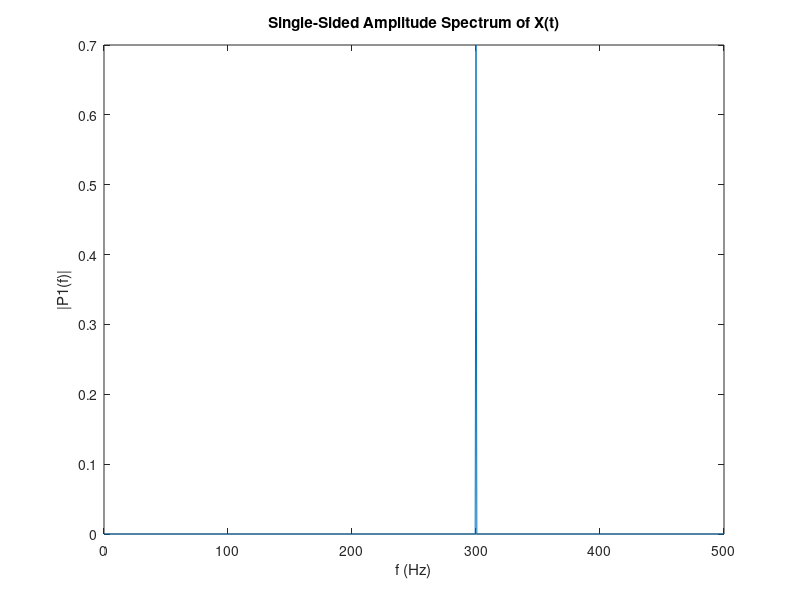

Reproduce this figure in MATLAB.
Fs = 1000;            % Sampling frequency                    
T = 1/Fs;             % Sampling period       
L = 1500;             % Length of signal
t = (0:L-1)*T;        % Time vector
X = 0.7*sin(2*pi*300*t) ;
Y = fft(X,1500);
P2 = abs(Y/L);
P1 = P2(1:L/2+1);
P1(2:end-1) = 2*P1(2:end-1);
f = Fs*(0:(L/2))/L;
plot(f,P1) 
title('Single-Sided Amplitude Spectrum of X(t)')
xlabel('f (Hz)')
ylabel('|P1(f)|')
[M,I] = max(P1);
test = I*Fs/L;